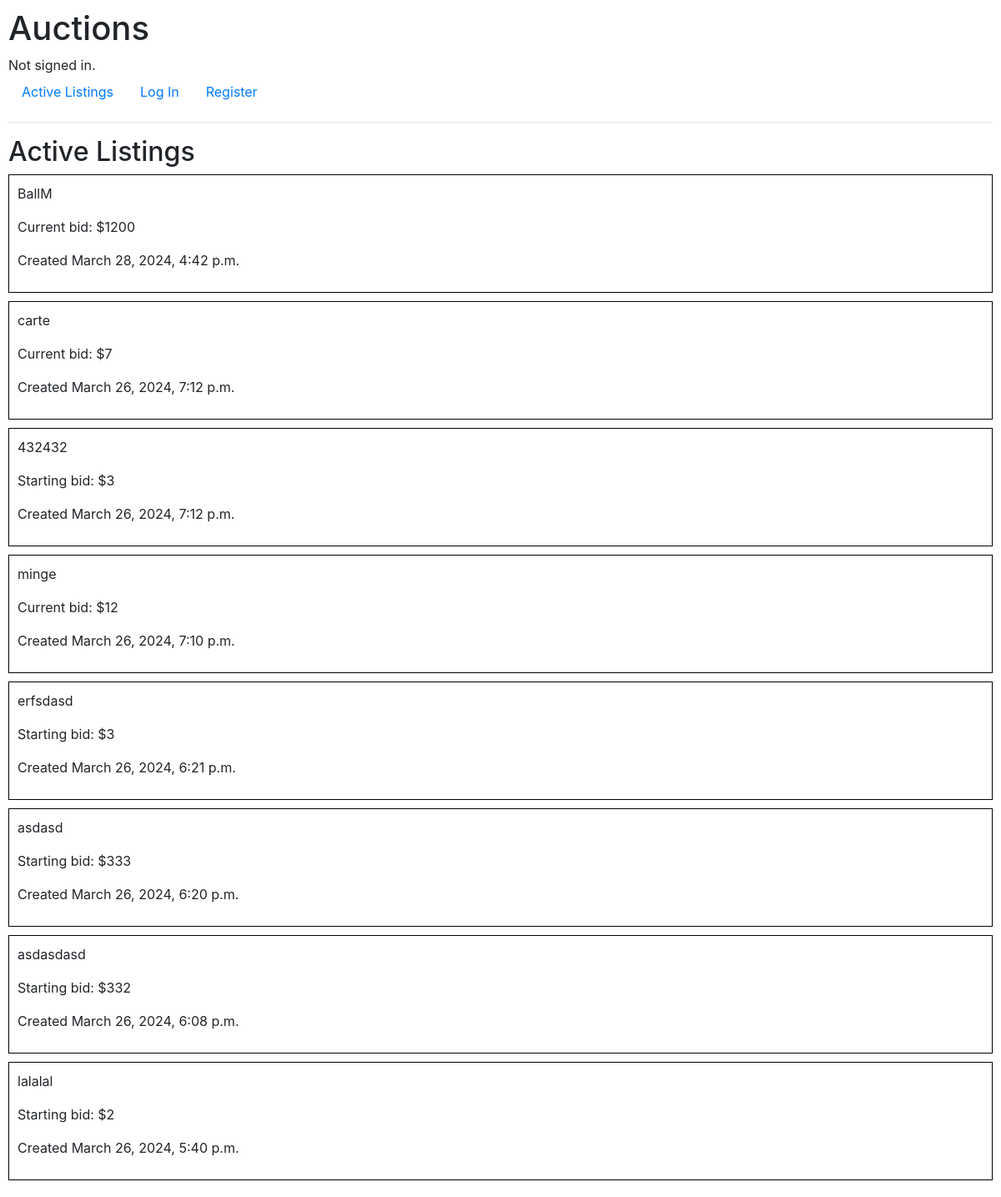
The app's page /, older data.
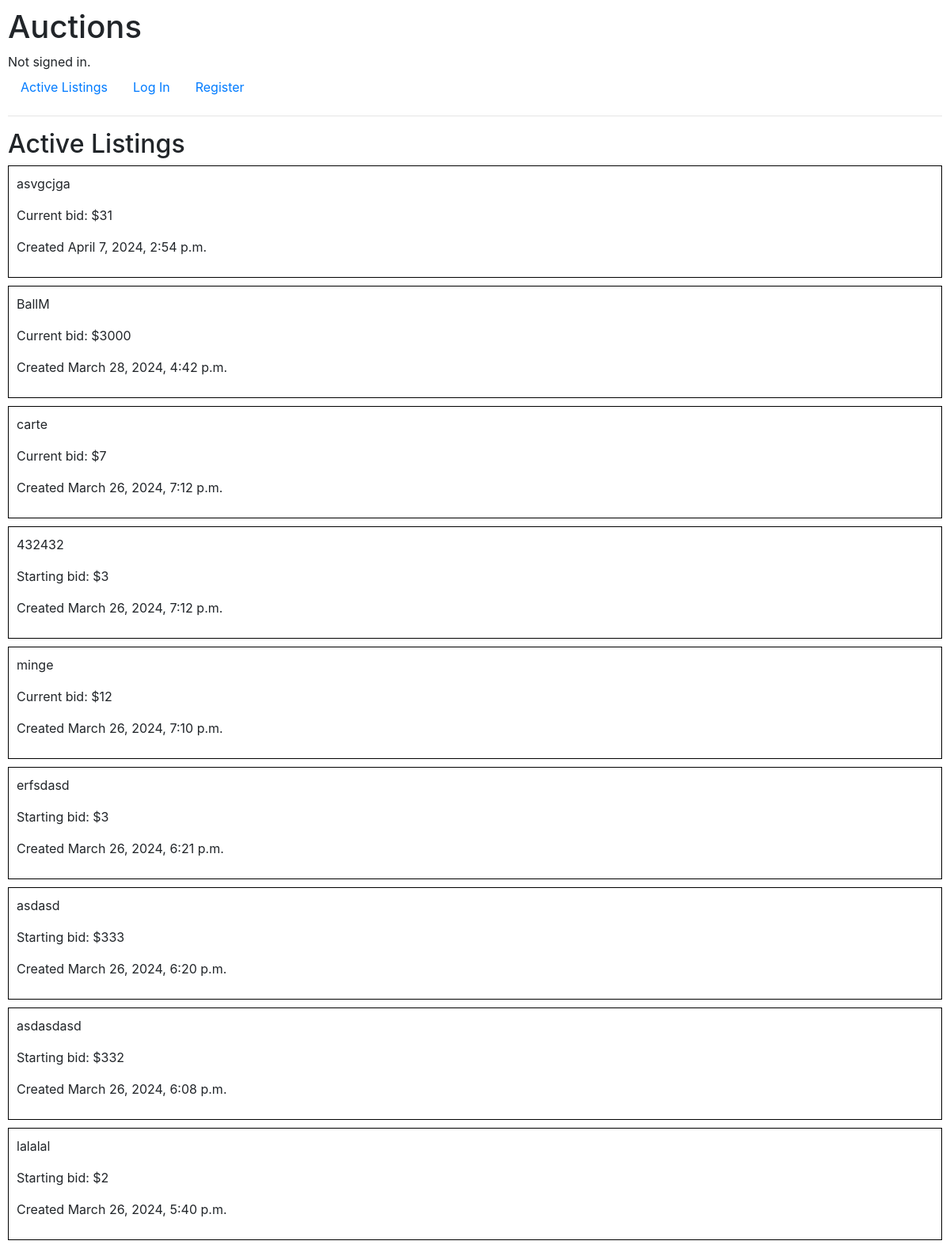
The same page, newer data.
### auctions/models.py (models this page shows, shortened)
class AuctionListing(models.Model):
    id = models.BigAutoField(primary_key=True)
    auctioneer = models.ForeignKey(User, on_delete=models.CASCADE, related_name="listings", default=1)
    title = models.CharField(max_length=64)
    description = models.CharField(max_length=255)
    starting_bid = models.IntegerField()
    date_created = models.DateTimeField(auto_now_add=True)
    image_url = models.URLField(blank=True, null=True)
    category = models.ForeignKey(Category, on_delete=models.CASCADE, related_name="auctions")

### auctions/views.py (the view)
# urls.py: path("", views.index, name="index"),
def index(request):
    auctions = AuctionListing.objects.annotate(
        highest_bid=Max("bids__bid")
    ).order_by("-date_created")
    return render(request, "auctions/index.html", {
        "auctions": auctions
    })

### auctions/templates/auctions/index.html (shortened to what this page needs)
{% extends "auctions/layout.html" %}
{% block body %}
    <h2>Active Listings</h2>
    <div>
        {% for auction in auctions %}
            <a href="{% url 'listing_view' auction.id%}" class="auction-link">
                <div class="auction">
                    <div>
                        <p>{{ auction.title }}</p>
                        {% if auction.highest_bid %}
                            <p>Current bid: ${{ auction.highest_bid }}</p>
                        {% else %}
                            <p>Starting bid: ${{ auction.starting_bid }}</p>
                        {% endif %}
                        <p>Created {{ auction.date_created }}</p>
                    </div>
                </div>
            </a>
        {% endfor %}
    </div>
{% endblock %}

Row changes from the older to the newer data that the page shows:
added AuctionListing: title "asvgcjga", highest_bid "31", date_created "April 7, 2024, 2:54 p.m."
computed for AuctionListing "BallM": highest_bid "1200" → "3000"
